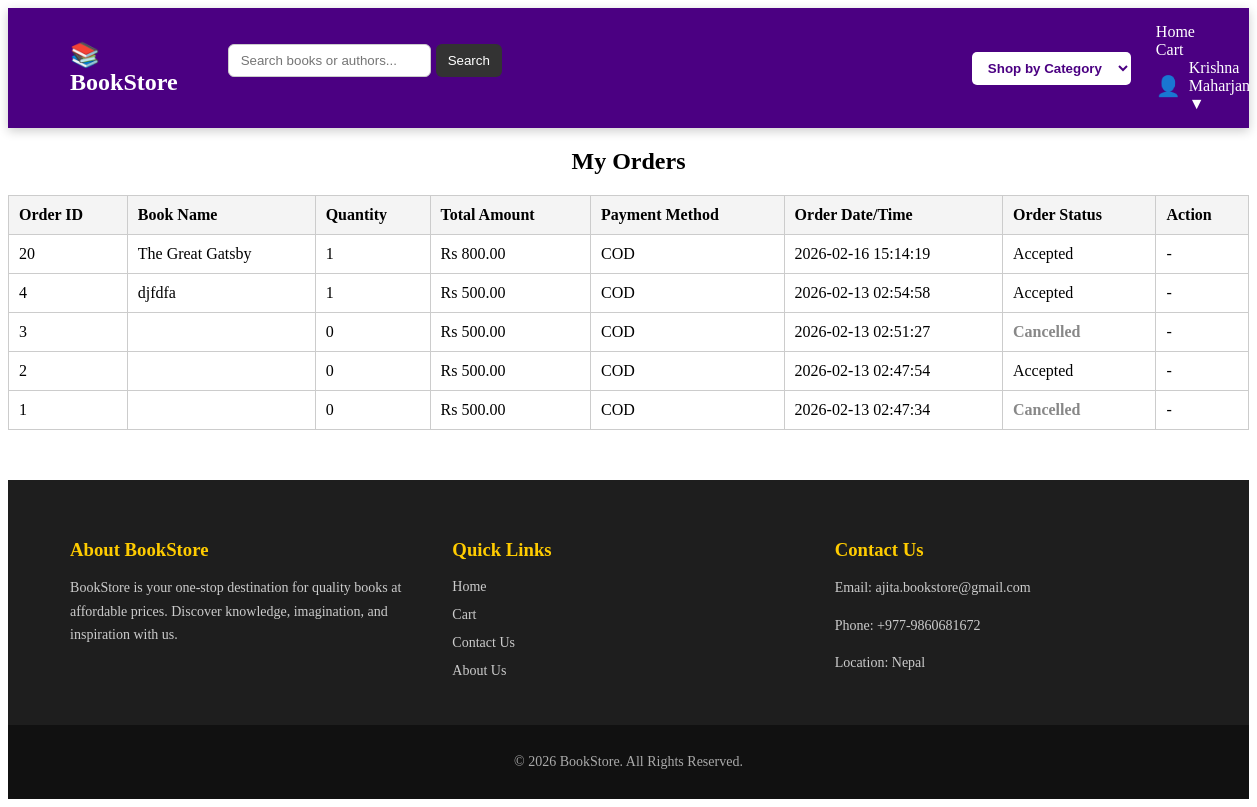
The page /user/orders.php (signed in) on the database as committed earlier.
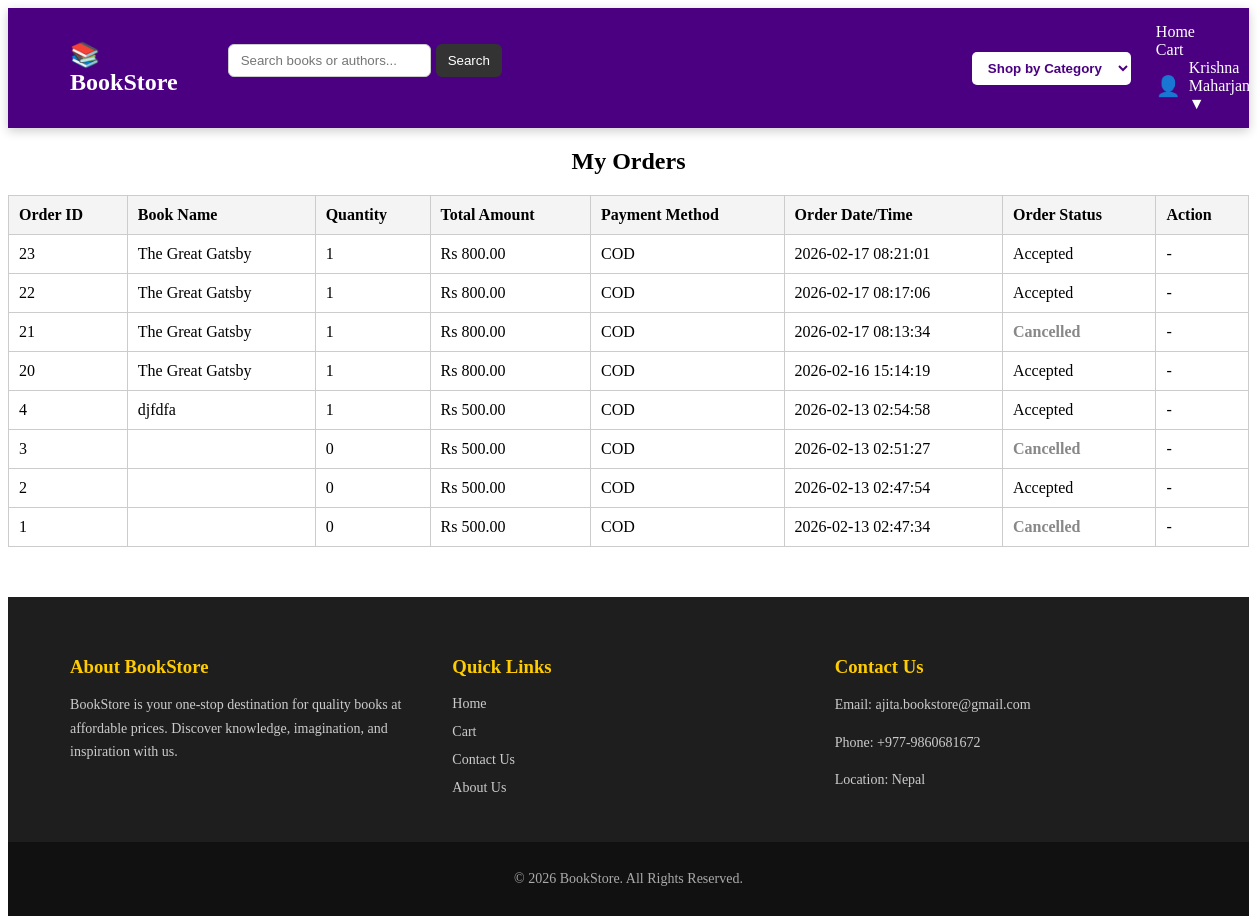
The same page on the database as committed later.
### tables this page shows
CREATE TABLE `orders` (
  `id` int(10) UNSIGNED NOT NULL,
  `user_id` int(11) NOT NULL,
  `book_id` int(11) NOT NULL,
  `fullname` varchar(100) NOT NULL,
  `email` varchar(100) NOT NULL,
  `phone` varchar(20) NOT NULL,
  `address` text NOT NULL,
  `city` varchar(50) NOT NULL,
  `pincode` varchar(20) DEFAULT NULL,
  `payment_method` varchar(20) NOT NULL,
  `total_amount` decimal(10,2) NOT NULL,
  `order_date` datetime NOT NULL DEFAULT current_timestamp(),
  `book_name` varchar(255) NOT NULL,
  `total_quantity` int(11) NOT NULL,
  `status` varchar(20) NOT NULL DEFAULT 'pending'
);

### user/orders.php (the view, shortened to what this page needs)
<?php
include("../includes/header.php");
$user_id = $_SESSION['user_id'];
$query = "SELECT * FROM orders WHERE user_id = $user_id ORDER BY order_date DESC";
$result = mysqli_query($conn, $query);
?>
<!DOCTYPE html>
<html lang="en">
<head>
    <link rel="stylesheet" href="/ECOMMERCE/assets/css/user/orders.css">
</head>
<body>
    <div class="checkout-container">
        <h2>My Orders</h2>
        <?php if (mysqli_num_rows($result) > 0): ?>
            <table>
                <tr>
                    <th>Order ID</th>
                    <th>Book Name</th>
                    <th>Quantity</th>
                    <th>Total Amount</th>
                    <th>Payment Method</th>
                    <th>Order Date/Time</th>
                    <th>Order Status</th>
                    <th>Action</th>
                </tr>
                <?php while ($order = mysqli_fetch_assoc($result)): ?>
<tr>
    <td><?php echo $order['id']; ?></td>
    <td><?php echo htmlspecialchars($order['book_name']); ?></td>
    <td><?php echo $order['total_quantity']; ?></td>
    <td>Rs <?php echo number_format($order['total_amount'], 2); ?></td>
    <td><?php echo htmlspecialchars($order['payment_method']); ?></td>
    <td><?php echo $order['order_date']; ?></td>
    <td class="
        <?php
        if ($order['status'] == 'pending') echo 'status-pending';
        elseif ($order['status'] == 'accept') echo 'status-accept';
        elseif ($order['status'] == 'reject') echo 'status-reject';
        elseif ($order['status'] == 'cancelled') echo 'status-cancelled';
        ?>">
        <?php echo ucfirst($order['status']); ?>
    </td>
    <td>
        <?php if ($order['status'] == 'pending'): ?>
            <a href="../pages/order/cancel_order.php?id=<?php echo $order['id']; ?>"
               onclick="return confirm('Cancel this order?')"
               class="btn-cancel">
               Cancel Order
            </a>
        <?php else: ?>
            -
        <?php endif; ?>
    </td>
</tr>
<?php endwhile; ?>
            </table>
        <?php else: ?>
            <p>You have no orders yet.</p>
        <?php endif; ?>
    </div>
</body>
</html>
<?php include("../includes/footer.php"); ?>

Rows that differ between the two databases and show on the page:
added orders: id "23", book_name "The Great Gatsby", total_quantity "1", total_amount "800.00", payment_method "COD", order_date "2026-02-17 08:21:01", status "Accepted"
added orders: id "22", book_name "The Great Gatsby", total_quantity "1", total_amount "800.00", payment_method "COD", order_date "2026-02-17 08:17:06", status "Accepted"
added orders: id "21", book_name "The Great Gatsby", total_quantity "1", total_amount "800.00", payment_method "COD", order_date "2026-02-17 08:13:34", status "Cancelled"
